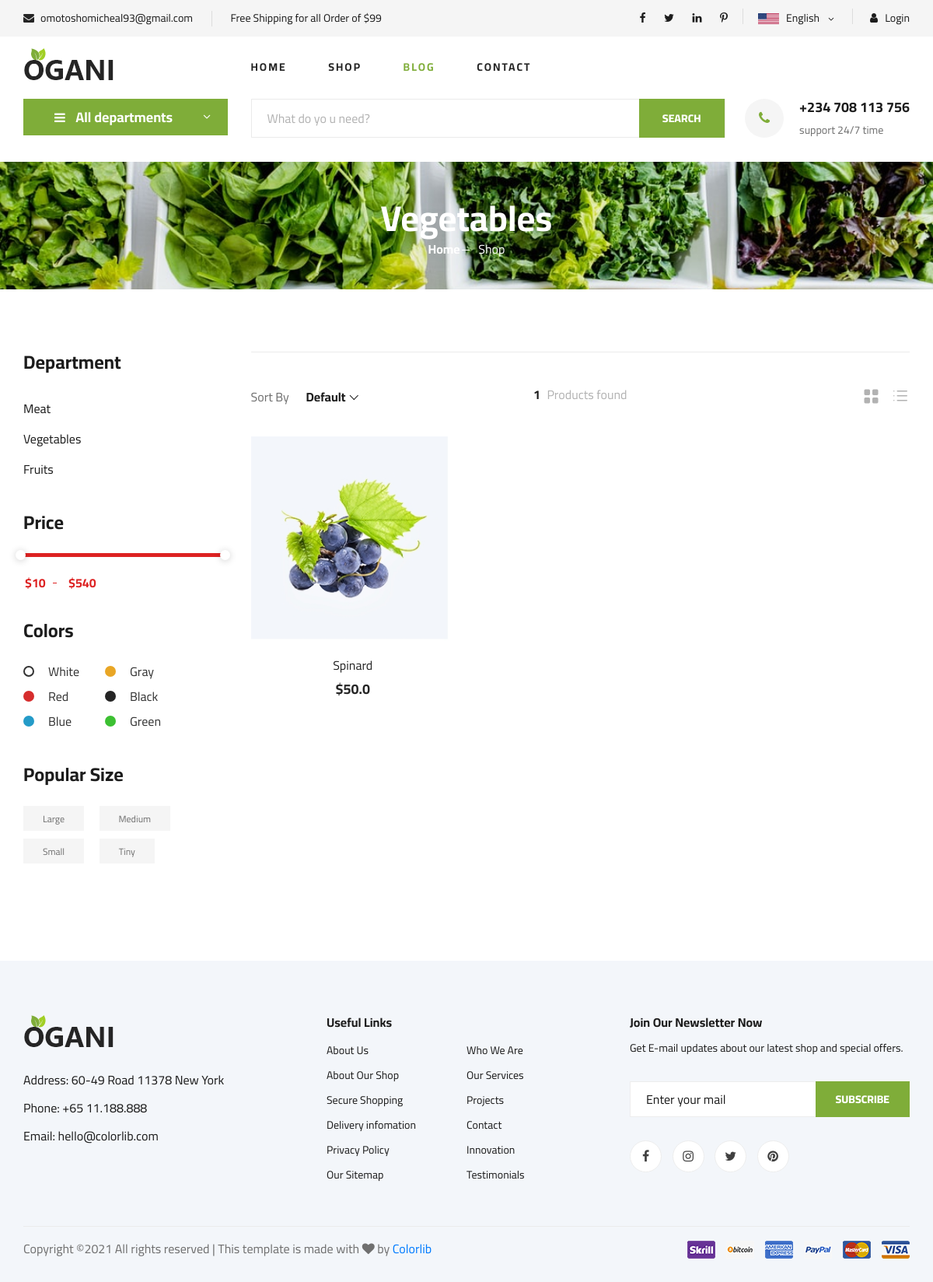
Screenshot of /category-detail/2/ with the database file from the repository.
### eMarket/models.py (models this page shows, shortened)
class Category(models.Model):
    name = models.CharField(max_length = 50, unique = True)
    created = models.DateTimeField(default = timezone.now)
    slug = models.SlugField()
    photo = models.ImageField(upload_to='media', default = False, blank = True)
    @property
    def photo_url(self):
        if self.photo and hasattr(self.photo, 'url'):
            return self.photo.url

class Products(models.Model):
    category = models.ForeignKey(Category, on_delete = models.CASCADE, related_name = 'categories')
    title = models.CharField(max_length=50, unique = True)
    discount_price = models.FloatField()
    slug = models.SlugField()
    description = models.TextField()
    image = models.ImageField(upload_to='media')
    price = models.FloatField()
    stock = models.PositiveIntegerField(default = False)
    available = models.BooleanField(default=True)
    created_date = models.DateTimeField(default = timezone.now)
    size = models.CharField(choices=SIZE_CHOICES, max_length=20, default = False)
    favourite = models.ManyToManyField(User, default = False, blank = True)
    '''def favCount(self):
        total = 0
        for fav in self.favourite.all():
            total += fav.user.id
        return total'''
    def get_absolute_url(self):
        return reverse("eMarket:detail", kwargs={ 'slug' : self.slug })

### eMarket/views.py (the view)
# urls.py: path('category-detail/<id>/', views.categoryDetailPage, name = 'category-detail'),
def categoryDetailPage(request, id):
    category = Category.objects.get(id = id)
    categories = Category.objects.all().order_by('-created')
    products = products = Products.objects.filter(available = True, category = category)
    context = {
        'category': category,
        'categories': categories,
        'products': products
                }
    return render(request, 'eMarket/catdetail.html', context)

### eMarket/templates/eMarket/catdetail.html (shortened to what this page needs)
{% extends '../base.html' %}
{% load static %}
{% block content %}
{% include 'eMarket/category.html' %}
<section class="breadcrumb-section set-bg" data-setbg="{{ category.photo_url }}">
    <div class="container">
        <div class="row">
            <div class="col-lg-12 text-center">
                <div class="breadcrumb__text">
                    <h2>{{ category.name }}</h2>
                    <div class="breadcrumb__option">
                        <a href="/">Home</a>
                        <span>Shop</span>
                    </div>
                </div>
            </div>
        </div>
    </div>
</section>
<section class="product spad">
    <div class="container">
        <div class="row">
            <div class="col-lg-3 col-md-5">
                <div class="sidebar">
                    <div class="sidebar__item">
                        <h4>Department</h4>
                        <ul>
                            {% for ca in categories %}
                            <li><a href="{% url 'eMarket:category-detail' ca.id %}">{{ ca.name }}</a></li>
                            {% endfor %}
                        </ul>
                    </div>
                    <div class="sidebar__item">
                        <h4>Price</h4>
                        <div class="price-range-wrap">
                            <div class="price-range ui-slider ui-corner-all ui-slider-horizontal ui-widget ui-widget-content"
                                data-min="10" data-max="540">
                                <span tabindex="0" class="ui-slider-handle ui-corner-all ui-state-default"></span>
                                <span tabindex="0" class="ui-slider-handle ui-corner-all ui-state-default"></span>
                            </div>
                            <div class="range-slider">
                                <div class="price-input">
                                    <input type="text" id="minamount">
                                    <input type="text" id="maxamount">
                                </div>
                            </div>
                        </div>
                    </div>
                    <div class="sidebar__item sidebar__item__color--option">
                        <h4>Colors</h4>
                        <div class="sidebar__item__color sidebar__item__color--white">
                            <label for="white">
                                White
                            </label>
                        </div>
                        <div class="sidebar__item__color sidebar__item__color--gray">
                            <label for="gray">
                                Gray
                            </label>
                        </div>
                        <div class="sidebar__item__color sidebar__item__color--red">
                            <label for="red">
                                Red
                            </label>
                        </div>
                        <div class="sidebar__item__color sidebar__item__color--black">
                            <label for="black">
                                Black
                            </label>
                        </div>
                        <div class="sidebar__item__color sidebar__item__color--blue">
                            <label for="blue">
                                Blue
                            </label>
                        </div>
                        <div class="sidebar__item__color sidebar__item__color--green">
                            <label for="green">
                                Green
                            </label>
                        </div>
                    </div>
                    <div class="sidebar__item">
                        <h4>Popular Size</h4>
                        <div class="sidebar__item__size">
                            <label for="large">
                                Large
                            </label>
                        </div>
                        <div class="sidebar__item__size">
                            <label for="medium">
                                Medium
                            </label>
                        </div>
                        <div class="sidebar__item__size">
                            <label for="small">
                                Small
                            </label>
                        </div>
                        <div class="sidebar__item__size">
                            <label for="tiny">
                                Tiny
                            </label>
                        </div>
                    </div>
                </div>
            </div>
            <div class="col-lg-9 col-md-7">
                <div class="filter__item">
                    <div class="row">
                        <div class="col-lg-4 col-md-5">
                            <div class="filter__sort">
                                <span>Sort By</span>
                            </div>
                        </div>
                        <div class="col-lg-4 col-md-4">
                            <div class="filter__found">
                                <h6><span>{{ products.count }}</span> Products found</h6>
                            </div>
                        </div>
                        <div class="col-lg-4 col-md-3">
                            <div class="filter__option">
                                <span class="icon_grid-2x2"></span>
                                <span class="icon_ul"></span>
                            </div>
                        </div>
                    </div>
                </div>
                <div class="row">
                    {% for p in products %}
                    <div class="col-lg-4 col-md-6 col-sm-6">
                        <div class="product__item">
                            <div class="product__item__pic set-bg" data-setbg="{{ p.image.url }}">
                            </div>
                            <div class="product__item__text">
                                <h6><a href="{{ p.get_absolute_url }}">{{ p.title }}</a></h6>
                                <h5>${{ p.price }}</h5>
                            </div>
                        </div>
                    </div>
                    {% endfor %}
                </div>
            </div>
        </div>
    </div>
</section>
{% endblock content%}

### rows the page displays
Category: name "Vegetables"
Category: name "Meat"
Category: name "Fruits"
Products: title "Spinard", price "50.0"

### other values shown
{{ products.count }} "1"
